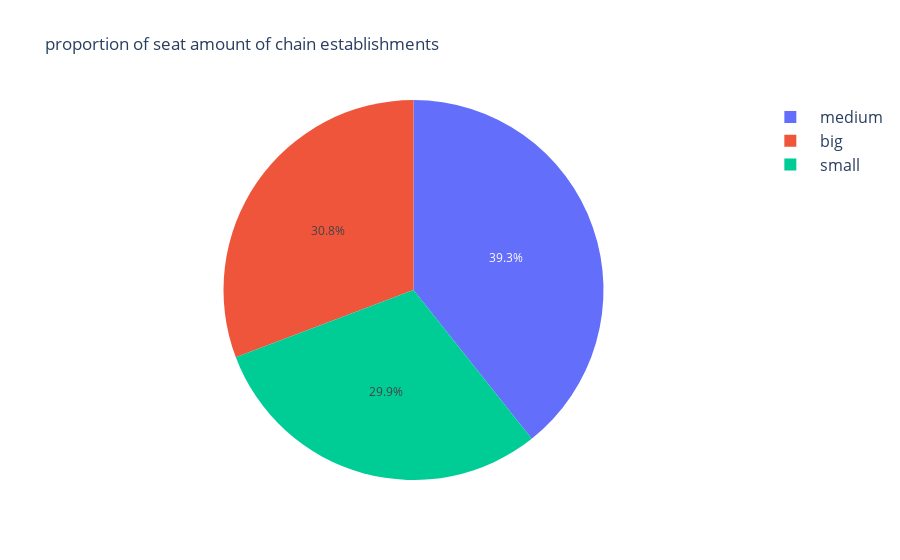

The notebook cell saved with this chart:
### Code cell
count_chain_seats = rest_data[rest_data['chain']==True].value_counts('seats_propertion').reset_index()
count_chain_seats.columns = ["type","count"]
figure = px.pie(count_chain_seats,values="count",names="type",title="proportion of seat amount of chain establishments")
figure.update_layout(legend_itemwidth=50,legend_font_size=16)
figure.show()

### Figure 1 — Plotly figure (JSON) as saved in the notebook; plotly's stock layout.template omitted (floating-point values rounded to 4 significant figures)
{"data": [{"domain": {"x": [0, 1], "y": [0, 1]}, "hovertemplate": "type=%{label}<br>count=%{value}<extra></extra>", "labels": ["medium", "big", "small"], "legendgroup": "", "name": "", "showlegend": true, "type": "pie", "values": [1445, 1131, 1100]}], "layout": {"legend": {"font": {"size": 16}, "itemwidth": 50, "tracegroupgap": 0}, "title": {"text": "proportion of seat amount of chain establishments"}}}
